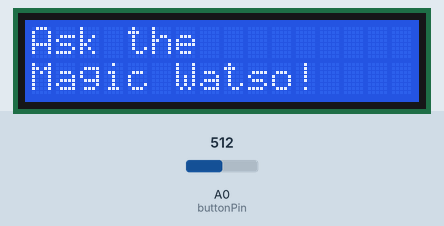
The sketch below on a simulated Arduino Uno, built with avr-gcc and run on an emulated ATmega328P. On the bench: 16×2 character LCD. The test bench sets the inputs (shaded band); at power-on: A0 (buttonPin) = 512. Random numbers use the default seed unless the sketch sets one; what the sketch prints to the serial monitor is not drawn.

Above: at 1.2 s.
1.3 s: A0 (buttonPin) set to 1012
2.8 s: A0 (buttonPin) set to 1023
At 3.6 s:
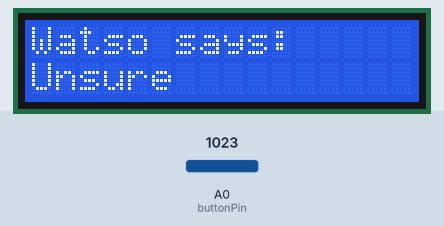
4.3 s: A0 (buttonPin) set to 900
7.3 s: A0 (buttonPin) set to 1023
At 8.2 s:
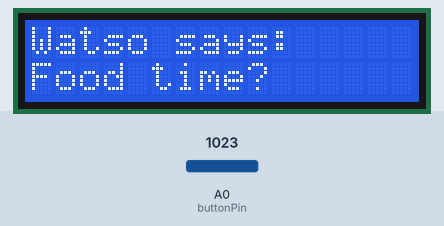
8.8 s: A0 (buttonPin) set to 716
11.8 s: A0 (buttonPin) set to 1023
At 12.7 s:
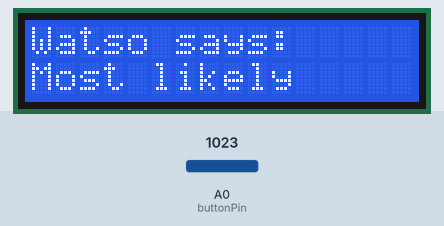
At 15.4 s:
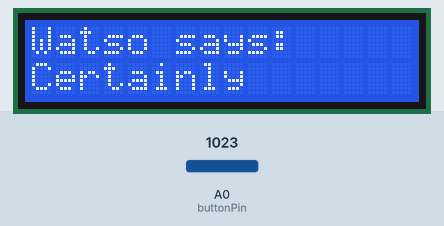
Timing chart, 0 to 16.9 s (numbered marks = the images above; inputs shaded):
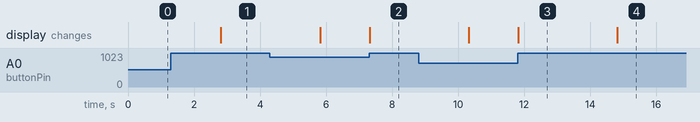

Measured:
- the behaviour switches between 1022 and 1023 on A0 (buttonPin) (found by bisection; images 0 and 1)
- after the input at 1.3 s, every drawn part: stays the same
- after the input at 2.8 s, the display: changes at once (image 1)
- after the input at 7.3 s, the display: changes at once (image 2)
- after the input at 11.8 s, the display: changes at once (image 3)
- what the display in image 3 shows lasts 3.0 s, from 11.8 s to 14.8 s

The sketch:

crystal_ball.ino
```cpp
#include <LiquidCrystal.h>

/**
 * Create a crystal ball to tell your future
 */

LiquidCrystal lcd(12, 11, 5, 4, 3, 2);

const int buttonPin = A0;
int switchState = 0;
int prevSwitchState = 0;
int reply;
const String answers[] = {"Yes", "Kitten promise", "Certainly", "Ask Jasper", "Unsure", "Most likely", "I'm bored", "Food time?", "No"};

void setup() {
  lcd.begin(16, 2);
  Serial.begin(9600);
  pinMode(buttonPin, INPUT);
  printWelcomeMessage();
}

void loop() {
  switchState = analogRead(buttonPin);
  Serial.println(switchState);
  if( switchState == 1023 ) {
    reply = random(9);
    writeReply();
    delay(3000);
    printWelcomeMessage();
  }
}

/**
 * Print the welcome message to the lcd
 */
void printWelcomeMessage() {
  lcd.clear();
  lcd.setCursor(0,0);
  lcd.print("Ask the");
  lcd.setCursor(0, 1);
  lcd.print("Magic Watso!");
}

/**
 * Write the random reply to the lcd
 */
void writeReply() {
  lcd.clear();
  lcd.setCursor(0,0);
  lcd.print("Watso says:");
  lcd.setCursor(0, 1);
  lcd.print( answers[reply] );
}
```
